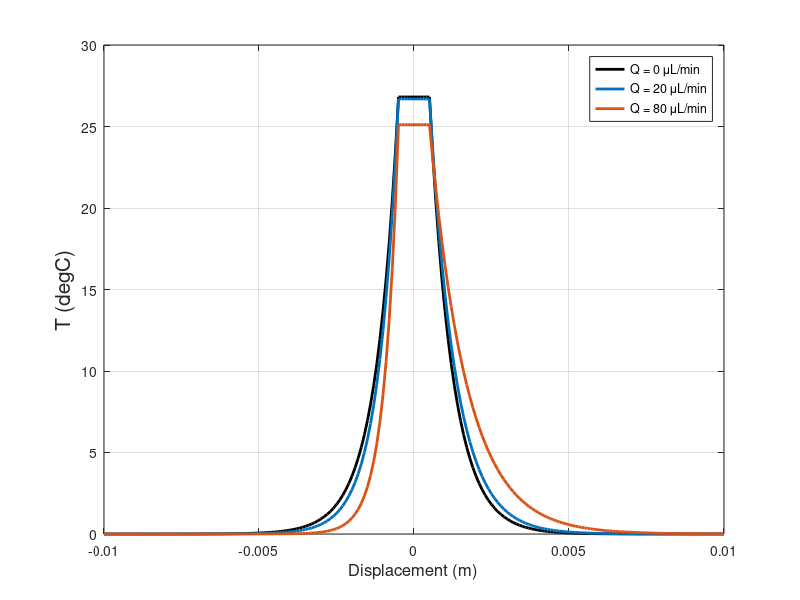
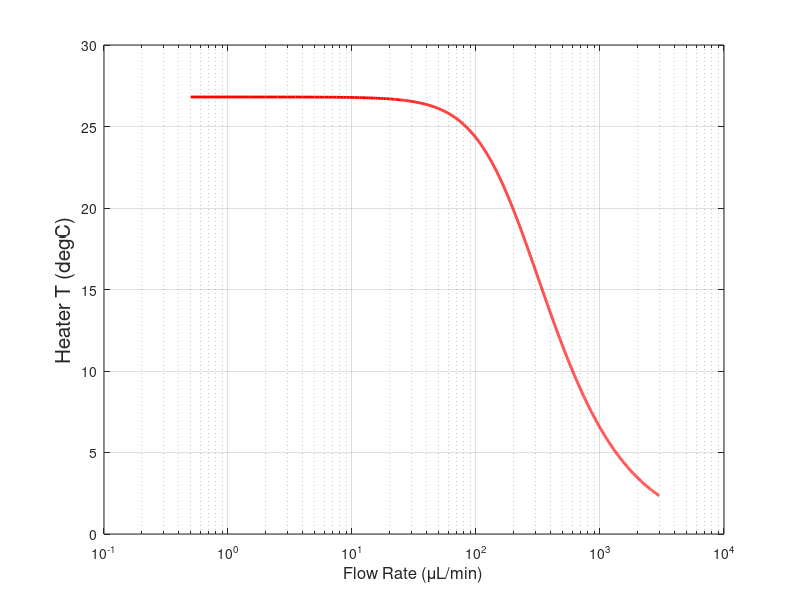
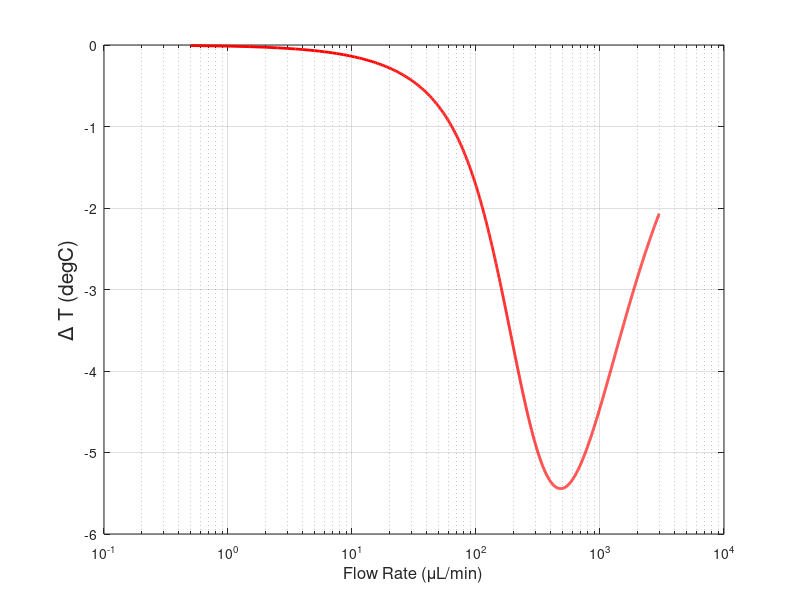

Write MATLAB code to recreate these figures, in order.
% Script by: Kithmin Wickremasinghe, 2022
% kithminr@ece.ubc.ca
  
% This script is used to model the principles of a non-intrusive calorimetric 
% flow rate sensor.

% Reference - Ahmed Tashfin Iftekhar, Jenny Che-Ting Ho, Axel Mellinger, and 
% Tolga Kaya , "3D modeling and characterization of a calorimetric flow rate 
% sensor for sweat rate sensing applications", Journal of Applied Physics 121, 
% 094505 (2017)s

clc;
close all;
clear all;

%%%%%%%%%%%%%%%%%%%%%%%%%%%%%%%%%%%%%%%%%%%%%%%%%%%%%%%%%%%%%%%%%%%%%%%%%%%%%%%%

% Constants
rho = 1000;     % Density of fluid (kg/m^3)
Cp = 4182;      % Specific heat capacity of fluid (J/kg*K)
lf = 0.591;     % Thermal conductivity of fluid (W/m*K)
aFl = 0.143e-6; % Diffusivity of the fluid (m2/s)
v_kin = 1.0023e-6;  % kinematic viscosity of water (m^2/s)
k = 0.5;        % Dimensionless factor (we can set it to 1/2)
P = 60e-3;      % Constant heater power - V^2/R (W)
T_ambient = 25; % Ambient temperature (C)
T_initial = 20; % Initial temperature of fluid (C)

% Sensor parameters
bh = 1.6e-3;   % Width of the heater (m)
dm = 1.05e-3;  % Thickness of the tube/diaphragm (m)
dx = 0.0001;
lh = 0.001;    % Length of heater (m)
lu = 0.004;    % Distance from heater to upstream sensor (m)
ld = 0.004;    % Distance from heater to downstream sensor (m)
lX = 0.01;    

% Channel parameters
d = 0.003;       % Diameter of pipe (m)
A = pi*(d/2)^2; % Cross-sectional area of pipe (m^2)
c = 60/1e-9;    % Conversion factor from (m^3/s) to (uL/min)
cx = 1e-9/60;   % Conversion factor from (uL/min) to (m^3/s)

% Simulation parameters
Q1 = 0;         % Fluid flow rate (uL/min)
Q2 = 20;        % Fluid flow rate (uL/min)
Q3 = 80;        % Fluid flow rate (uL/min)

% Conversion for simulation
v1 = Q1*cx/A; % Average linear fluid velocity in channel (m/s)
Re = v1*d/v_kin; % Reynolds Number
disp(['v1 = ', num2str(v1*1e3), ' mm/s; Re = ', num2str(Re)]);
v2 = Q2*cx/A; % Average linear fluid velocity in channel (m/s)
Re = v2*d/v_kin; % Reynolds Number
disp(['v2 = ', num2str(v2*1e3), ' mm/s; Re = ', num2str(Re)]);
v3 = Q3*cx/A; % Average linear fluid velocity in channel (m/s)
Re = v3*d/v_kin; % Reynolds Number
disp(['v3 = ', num2str(v3*1e3), ' mm/s; Re = ', num2str(Re)]);

% Flow with reynolds number (Re)
% i)   Re < 2000: Laminar flow
% ii)  2000 < Re < 4000: Transition Flow
% iii) Re > 4000: Turbulent flow

%%

% The heat distribution along the heater length was assumed to be uniform 
% and constant (not a good assumption), which in real case is dynamic in nature.

% We have 3 cases;
% i)  For when x< -lh/2
% ii) For when -lh/2 <= x <= lh/2
% ii) For when x > lh/2
x_u = -lX:dx:-lh/2;
x_h = -lh/2:dx:+lh/2;
x_d = +lh/2:dx:lX;

% The heater temperature T0 can be calculated for constant heat power P
T0 = P./(lf*bh*(lh/dm+sqrt(4*k + (v1.^2*dm^2)/(4*aFl^2))));
fprintf('The heater temperature for Q1 is %f.\n',T0);

% The eigenvalue of the second order diff. equation solution are given by
gamma_1 = (v1 + sqrt(v1.^2 + (16*(aFl^2)*(k))/dm^2))/(4*aFl*k); % (1/m)
gamma_2 = (v1 - sqrt(v1.^2 + (16*(aFl^2)*(k))/dm^2))/(4*aFl*k); % (1/m)

% The temperature distribution for each of the above cases is given by
T_d = T0.*(exp(gamma_2*(x_d-lh/2)));
T_h = T0.*ones(1,length(x_h));
T_u = T0.*(exp(gamma_1*(x_u+lh/2)));

%Plot the temperature distribution for different flow rates
figure;
X = [x_u x_h x_d];
T = [T_u T_h T_d];
plot(X,T,'LineWidth',2,'Color','k');
hold on;

%%%%%%%%%%%%%%

% The heater temperature T0 can be calculated for constant heat power P
T0 = P./(lf*bh*(lh/dm+sqrt(4*k + (v2.^2*dm^2)/(4*aFl^2))));
fprintf('The heater temperature for Q2 is %f.\n',T0);

% The eigenvalue of the second order diff. equation solution are given by
gamma_1 = (v2 + sqrt(v2.^2 + (16*(aFl^2)*(k))/dm^2))/(4*aFl*k); % (1/m)
gamma_2 = (v2 - sqrt(v2.^2 + (16*(aFl^2)*(k))/dm^2))/(4*aFl*k); % (1/m)

% The temperature distribution for each of the above cases is given by
T_d = T0.*(exp(gamma_2*(x_d-lh/2))); 
T_h = T0.*ones(1,length(x_h));
T_u = T0.*(exp(gamma_1*(x_u+lh/2)));

%Plot the temperature distribution for different flow rates
X = [x_u x_h x_d];
T = [T_u T_h T_d];
plot(X,T,'LineWidth',2,'Color',[0 0.4470 0.7410]);

%%%%%%%%%%%%%%

% The heater temperature T0 can be calculated for constant heat power P
T0 = P./(lf*bh*(lh/dm+sqrt(4*k + (v3.^2*dm^2)/(4*aFl^2))));
fprintf('The heater temperature for Q3 is %f.\n',T0);

% The eigenvalue of the second order diff. equation solution are given by
gamma_1 = (v3 + sqrt(v3.^2 + (16*(aFl^2)*(k))/dm^2))/(4*aFl*k); % (1/m)
gamma_2 = (v3 - sqrt(v3.^2 + (16*(aFl^2)*(k))/dm^2))/(4*aFl*k); % (1/m)

% The temperature distribution for each of the above cases is given by
T_d = T0.*(exp(gamma_2*(x_d-lh/2)));
T_h = T0.*ones(1,length(x_h));
T_u = T0.*(exp(gamma_1*(x_u+lh/2)));

%Plot the temperature distribution for different flow rates
X = [x_u x_h x_d];
T = [T_u T_h T_d];
plot(X,T,'LineWidth',2,'Color',[0.8500 0.3250 0.0980]);
xlabel('Displacement (m)','FontSize',12);
ylabel('T (degC)', 'FontSize', 15);
legend('Q = 0 \muL/min', 'Q = 20 \muL/min', 'Q = 80 \muL/min');
grid on;

%%
%Considering the range 
Q = 0:0.5:3000;
v = Q*cx/A;

% The heater temperature T0 can be calculated for constant heat power P
T0 = P./(lf*bh*(lh/dm+sqrt(4*k + (v.^2*dm^2)/(4*aFl^2))));

% The eigenvalue of the second order diff. equation solution are given by
gamma_1 = (v + sqrt(v.^2 + (16*(aFl^2)*(k))/dm^2))/(4*aFl*k); % (1/m)
gamma_2 = (v - sqrt(v.^2 + (16*(aFl^2)*(k))/dm^2))/(4*aFl*k); % (1/m)

% Finally, temperature difference between the two sensors can be calculated as
deltaT = -T0.*((exp(gamma_2.*(ld-lh/2))) - (exp(gamma_1.*(-lu+lh/2))));

figure;
semilogx(Q,T0,'r-','LineWidth', 2)
xlabel('Flow Rate (\muL/min)','FontSize',12);
ylabel('Heater T (degC)', 'FontSize', 15);
grid on;

figure;
semilogx(Q,deltaT,'r-','LineWidth', 2)
xlabel('Flow Rate (\muL/min)','FontSize',12);
ylabel('\Delta T (degC)', 'FontSize', 15);
grid on;
